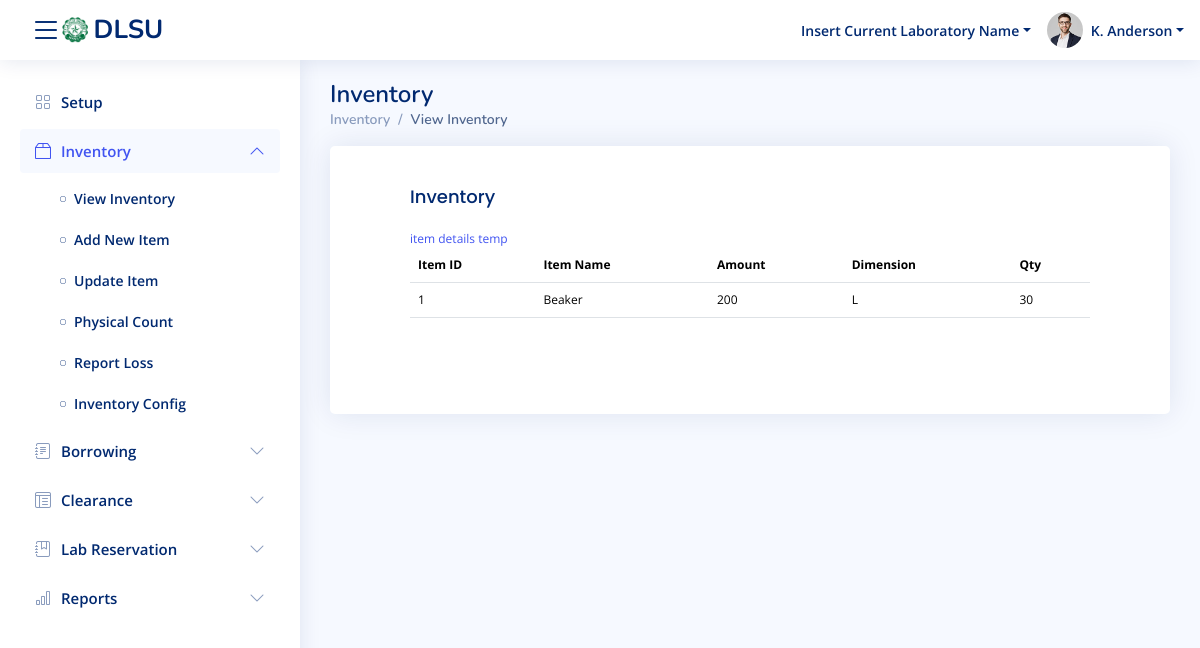
Screenshot of /inventory/ with the database file from the repository.
### core/models.py (models this page shows, shortened)
class item_inventory(models.Model):
    inventory_item_id = models.AutoField(primary_key=True)
    item = models.ForeignKey('item_description', on_delete=models.CASCADE)
    supplier = models.ForeignKey('suppliers', on_delete=models.SET_NULL, null=True, blank=True)
    date_purchased = models.DateTimeField(null=True, blank=True)
    date_received = models.DateTimeField(null=True, blank=True)
    purchase_price = models.FloatField(null=True, blank=True)
    remarks = models.CharField(max_length=45, null=True, blank=True)
    transaction = models.ForeignKey('item_transactions', on_delete=models.SET_NULL, null=True, blank=True)
    qty = models.IntegerField()  # Quantity; required field
    amount = models.IntegerField()  # Amount; required field

class item_description(models.Model):
    item_id = models.AutoField(primary_key=True)
    laboratory = models.ForeignKey('Laboratory', on_delete=models.CASCADE, null=True, blank=True)
    item_name = models.CharField(max_length=45, null=True, blank=True)
    itemType = models.ForeignKey('item_types', on_delete=models.SET_NULL, null=True, blank=True)
    amount = models.FloatField(null=True, blank=True)
    dimension = models.CharField(max_length=10, null=True, blank=True)
    add_cols = models.CharField(max_length=45, null=True, blank=True)
    alert_Qty = models.CharField(max_length=45, null=True, blank=True)

### core/views.py (the view)
# urls.py: path('inventory/', views.inventory_view, name='inventory_view'),
def inventory_view(request):
    inventory_items = item_inventory.objects.select_related('item').all()
    return render(request, 'mod_inventory/view_inventory.html', {'inventory_items': inventory_items})

### core/templates/mod_inventory/view_inventory.html (shortened to what this page needs)
{% extends 'temp_navbar.html' %}
{% load socialaccount %}
{% block content %}
  <div class="pagetitle">
    <h1>Inventory</h1>
    <nav>
      <ol class="breadcrumb">
        <li class="breadcrumb-item"><a href="{% url 'inventory_view' %}">Inventory</a></li>
        <li class="breadcrumb-item active">View Inventory</li>
      </ol>
    </nav>
  </div>
  <section class="section">
    <div class="row">
      <div class="col-lg-12">
        <div class="card">
          <div class="card-body">
            <h5 class="card-title">Inventory</h5>
            <a href="{% url 'inventory_itemDetails' %}">item details temp</a>
            <table class="table datatable">
              <thead>
                <tr>
                  <th>Item ID</th>
                  <th>Item Name</th>
                  <th>Amount</th>
                  <th>Dimension</th>
                  <th>Qty</th>
                </tr>
              </thead>
              <tbody>
                {% for item in inventory_items %}
                <tr>
                  <td>{{ item.inventory_item_id }}</td>
                  <td>{{ item.item.item_name }}</td>
                  <td>{{ item.amount }}</td>
                  <td>{{ item.item.dimension }}</td>
                  <td>{{ item.qty}}</td>
                </tr>
                {% empty %}
                <tr>
                  <td colspan="5">No items found.</td>
                </tr>
                {% endfor %}
              </tbody>
            </table>
          </div>
        </div>
      </div>
    </div>
  </section>
{% endblock %}

### core/static/assets/css/style.css (style rules this page uses)
:root { scroll-behavior: smooth; }
body { font-family: "Open Sans", sans-serif; background: #f6f9ff; color: #444444; }
a { color: #4154f1; text-decoration: none; }
h1, h2, h3, h4, h5, h6 { font-family: "Nunito", sans-serif; }
.pagetitle { margin-bottom: 10px; }
.pagetitle h1 { font-size: 24px; margin-bottom: 0; font-weight: 600; color: #012970; }
.card { margin-bottom: 30px; border: none; border-radius: 5px; box-shadow: 0px 0 30px rgba(1, 41, 112, 0.1); }
.card-title { padding: 20px 0 15px 0; font-size: 18px; font-weight: 500; color: #012970; font-family: "Poppins", sans-serif; }
.card-body { padding: 0 20px 20px 20px; }
.breadcrumb { font-size: 14px; font-family: "Nunito", sans-serif; color: #899bbd; font-weight: 600; }
.breadcrumb a { color: #899bbd; transition: 0.3s; }
.breadcrumb .breadcrumb-item::before { color: #899bbd; }
.breadcrumb .active { color: #51678f; font-weight: 600; }

### core/static/assets/css/custom.css (style rules this page uses)
.card-body { font-size:1vw }
.card-body { padding: 20px 80px 80px 80px; }

### rows the page displays
item_inventory: inventory_item_id "1", item.item_name "Beaker", amount "200", item.dimension "L", qty "30"
